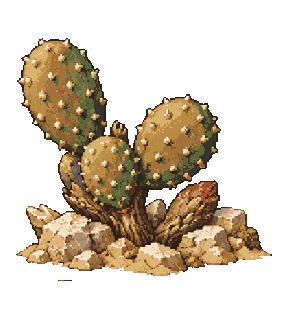
#> input picture apps/game-web/art-src/hd2d/batch-11-desert/desert-cactus-03/final.png, 288 x 320 px, found by its file name
$ python check-strays.py
#> lines starting #> are read from the running program, lines starting #| are printed output that depends on the picture; after the words box and inside, x2 and y2 are one past the last pixel; in counts of white or black regions, pixels touching at a corner belong together
"""Measure alpha components only. Never edits image pixels."""
from pathlib import Path
import json,sys
import numpy as np
from PIL import Image
p=Path(__file__).resolve().parent
names=sys.argv[1:] or [a['id'] for a in json.loads((p/'manifest.json').read_text())['assets'] if a.get('category')=='prop']
#> (reads apps/game-web/art-src/hd2d/batch-11-nightmare/manifest.json from the repository)
for n in names:
 d=p/n;a=np.asarray(Image.open(d/'final.png'))[:,:,3]>0;seen=np.zeros_like(a);counts=[];H,W=a.shape
#> after `a = np.asarray(Image.open(d / 'final.png'))[:, :, 3] > 0`:
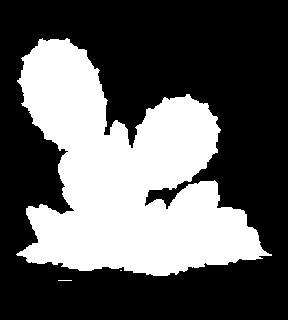
#> a: shape (320, 288) bool; 36.3% white; 3 white regions (2 under 20 px), largest, box (x1, y1, x2, y2) and area: (16, 38, 272, 276) 33439
#> after `H, W = a.shape`: H = 320; W = 288
 for y,x in zip(*np.where(a)):
  if seen[y,x]:continue
  seen[y,x]=1;todo=[(y,x)];count=0
  while todo:
   yy,xx=todo.pop();count+=1
   for dy,dx in [(-1,-1),(-1,0),(-1,1),(0,-1),(0,1),(1,-1),(1,0),(1,1)]:
    ny,nx=yy+dy,xx+dx
    if 0<=ny<H and 0<=nx<W and a[ny,nx] and not seen[ny,nx]:seen[ny,nx]=1;todo.append((ny,nx))
  counts.append(count)
#> this loop made 33455 passes
#> (y, x) on passes 2 to 4: (38, 66), (38, 67), (39, 39)
#> after the loop, counts = [33439, 2, 14]
 q=json.loads((d/'qa.json').read_text());q['connected_components_8way']=sorted(counts,reverse=True);q['stray_components_below12']=sum(1 for v in counts if v<12);q['failures']=[x for x in q['failures'] if x!='STRAY_COMPONENTS_LT12']
#> (reads apps/game-web/art-src/hd2d/batch-11-nightmare/nightmare-floor-03/qa.json from the repository)
 if q['stray_components_below12']:q['failures'].append('STRAY_COMPONENTS_LT12')
 (d/'qa.json').write_text(json.dumps(q,indent=2));print(n,'small components',q['stray_components_below12'],q['failures'])
#| nightmare-prop-02 small components 1 ['STRAY_COMPONENTS_LT12']
